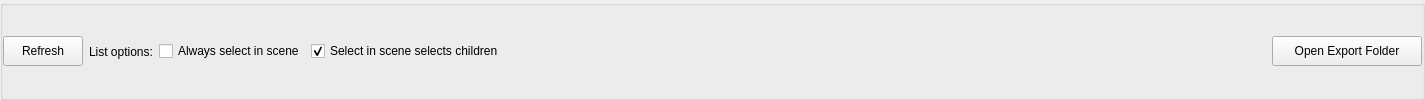
          <widget class="QGroupBox" name="headerBox">
           <property name="sizePolicy">
            <sizepolicy hsizetype="Preferred" vsizetype="Preferred">
             <horstretch>0</horstretch>
             <verstretch>0</verstretch>
            </sizepolicy>
           </property>
           <property name="title">
            <string/>
           </property>
           <layout class="QHBoxLayout" name="horizontalLayout_2">
            <property name="leftMargin">
             <number>0</number>
            </property>
            <property name="topMargin">
             <number>0</number>
            </property>
            <property name="rightMargin">
             <number>0</number>
            </property>
            <property name="bottomMargin">
             <number>0</number>
            </property>
            <item>
             <widget class="QToolButton" name="btnRefresh">
              <property name="minimumSize">
               <size>
                <width>80</width>
                <height>30</height>
               </size>
              </property>
              <property name="toolTip">
               <string>Refresh list</string>
              </property>
              <property name="layoutDirection">
               <enum>Qt::RightToLeft</enum>
              </property>
              <property name="text">
               <string>Refresh</string>
              </property>
              <property name="iconSize">
               <size>
                <width>20</width>
                <height>20</height>
               </size>
              </property>
              <property name="toolButtonStyle">
               <enum>Qt::ToolButtonTextBesideIcon</enum>
              </property>
             </widget>
            </item>
            <item>
             <widget class="QLabel" name="lbQuickOptions">
              <property name="text">
               <string>List options:</string>
              </property>
             </widget>
            </item>
            <item>
             <widget class="QCheckBox" name="cbAlwaysSelectInScene">
              <property name="toolTip">
               <string>Select element in list will select in scene too
Note that double click and right click also allows to select in scene by default</string>
              </property>
              <property name="text">
               <string>Always select in scene</string>
              </property>
             </widget>
            </item>
            <item>
             <widget class="QCheckBox" name="cbSelectInSceneSelectsChildren">
              <property name="toolTip">
               <string>Double click an element in the list or right click it to select in scene
Use this option to select children too</string>
              </property>
              <property name="text">
               <string>Select in scene selects children</string>
              </property>
              <property name="checked">
               <bool>true</bool>
              </property>
             </widget>
            </item>
            <item>
             <spacer name="horizontalSpacer">
              <property name="orientation">
               <enum>Qt::Horizontal</enum>
              </property>
              <property name="sizeHint" stdset="0">
               <size>
                <width>40</width>
                <height>20</height>
               </size>
              </property>
             </spacer>
            </item>
            <item>
             <widget class="QLabel" name="lbCoin">
              <property name="text">
               <string/>
              </property>
             </widget>
            </item>
            <item>
             <widget class="QToolButton" name="coin">
              <property name="minimumSize">
               <size>
                <width>30</width>
                <height>30</height>
               </size>
              </property>
              <property name="toolTip">
               <string>If you click me, I'll run away.</string>
              </property>
              <property name="text">
               <string/>
              </property>
              <property name="autoRaise">
               <bool>true</bool>
              </property>
             </widget>
            </item>
            <item>
             <spacer name="horizontalSpacer_4">
              <property name="orientation">
               <enum>Qt::Horizontal</enum>
              </property>
              <property name="sizeType">
               <enum>QSizePolicy::Expanding</enum>
              </property>
              <property name="sizeHint" stdset="0">
               <size>
                <width>673</width>
                <height>20</height>
               </size>
              </property>
             </spacer>
            </item>
            <item>
             <widget class="QToolButton" name="btnOpenExportFolder">
              <property name="minimumSize">
               <size>
                <width>150</width>
                <height>30</height>
               </size>
              </property>
              <property name="toolTip">
               <string>Open export path of selected object</string>
              </property>
              <property name="layoutDirection">
               <enum>Qt::RightToLeft</enum>
              </property>
              <property name="text">
               <string>Open Export Folder</string>
              </property>
              <property name="toolButtonStyle">
               <enum>Qt::ToolButtonTextBesideIcon</enum>
              </property>
             </widget>
            </item>
           </layout>
          </widget>
